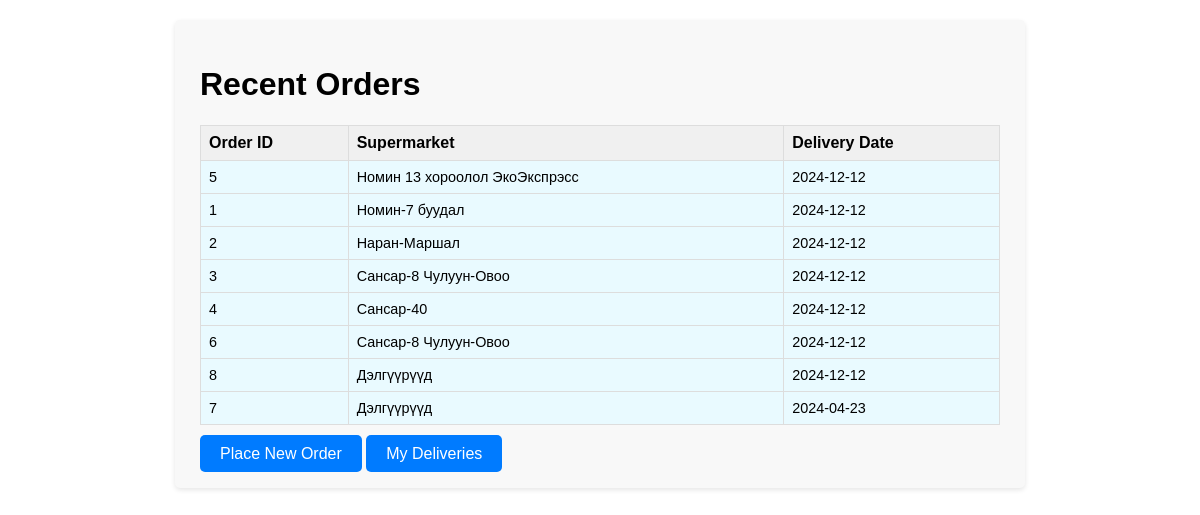
Before: / with the older database file.
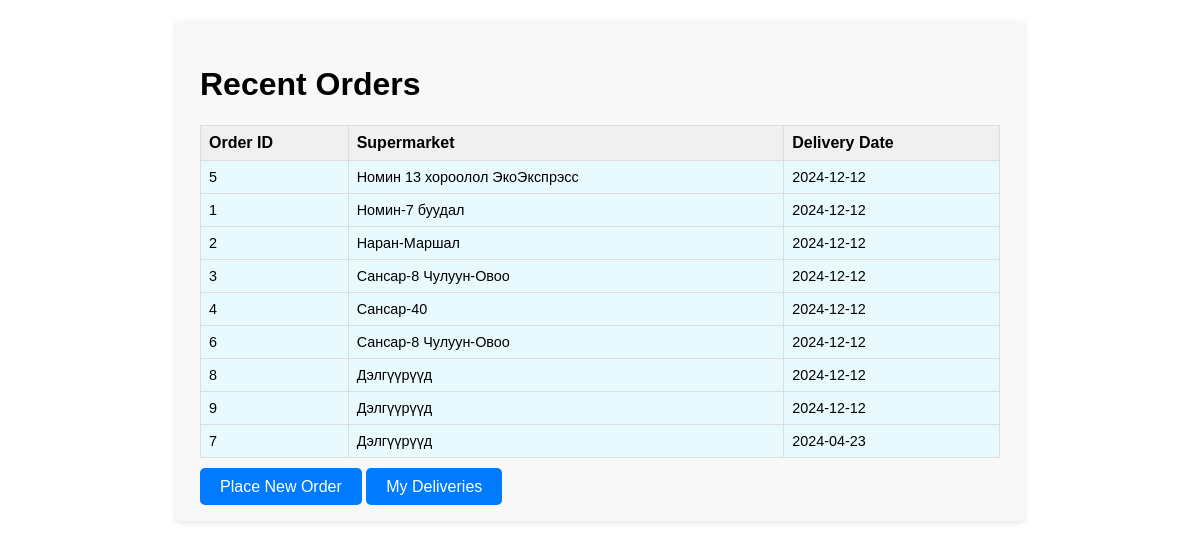
After: the same page with the newer database file.
### tables this page shows
CREATE TABLE "orders" (
	"order_id"	INTEGER,
	"supermarket_id"	INTEGER,
	"order_date"	DATETIME,
	"order_status"	TEXT,
	"delivery_date"	DATETIME,
	"delivery_status"	TEXT,
	"delivery_details"	TEXT,
	"items"	TEXT,
	FOREIGN KEY("supermarket_id") REFERENCES "supermarkets"("supermarket_id"),
	PRIMARY KEY("order_id" AUTOINCREMENT)
);

CREATE TABLE "supermarkets" (
	"supermarket_id"	INTEGER,
	"name"	TEXT,
	"address"	TEXT,
	"id"	INTEGER,
	PRIMARY KEY("supermarket_id" AUTOINCREMENT)
);

### app.py (the view)
@app.route('/')
def index():
    orders = get_recent_orders()
    return render_template('index.html', orders=orders)

### app.py (called while the page is built)
def get_recent_orders():
    db_path = os.path.abspath('logistics.db')
    print('Database path:', db_path)  # Check the path
    with sqlite3.connect(db_path) as conn:
        cursor = conn.cursor()
        query = "SELECT order_id, supermarkets.name, delivery_date FROM orders JOIN supermarkets ON orders.supermarket_id = supermarkets.supermarket_id ORDER BY order_date DESC LIMIT 10"
        print('Executing query:', query)  # Show the query
        cursor.execute(query)
        recent_orders = cursor.fetchall()
        print('Orders fetched:', recent_orders)  # Did you get results?
    return recent_orders

### templates/index.html (shortened to what this page needs)
<!DOCTYPE html>
<html>
<head>
    <link rel="stylesheet" href="{{ url_for('static', filename='main.css') }}">
<body>
    <div class="content-container">
        <h1>Recent Orders</h1>
    <div class="table-container">
        <table id="orders-table">
            <thead>
                <tr>
                    <th>Order ID</th>
                    <th>Supermarket</th>
                    <th>Delivery Date</th>
                </tr>
            </thead>
            <tbody>
                {% for order in orders %}
                <tr>
                    <td>{{ order[0] }}</td>
                    <td>{{ order[1] }}</td>
                    <td>{{ order[2] }}</td>
                </tr>
                {% endfor %}
            </tbody>
        </table>
    </div>
    <a href="{{ url_for('new_order') }}" class="button-link">Place New Order</a>
    <a href="{{ url_for('view_deliveries') }}" class="button-link">My Deliveries</a>
    </div>
</body>
</html>

Changed rows visible on the page:
added orders: order_id "9", name "Дэлгүүрүүд", delivery_date "2024-12-12"
